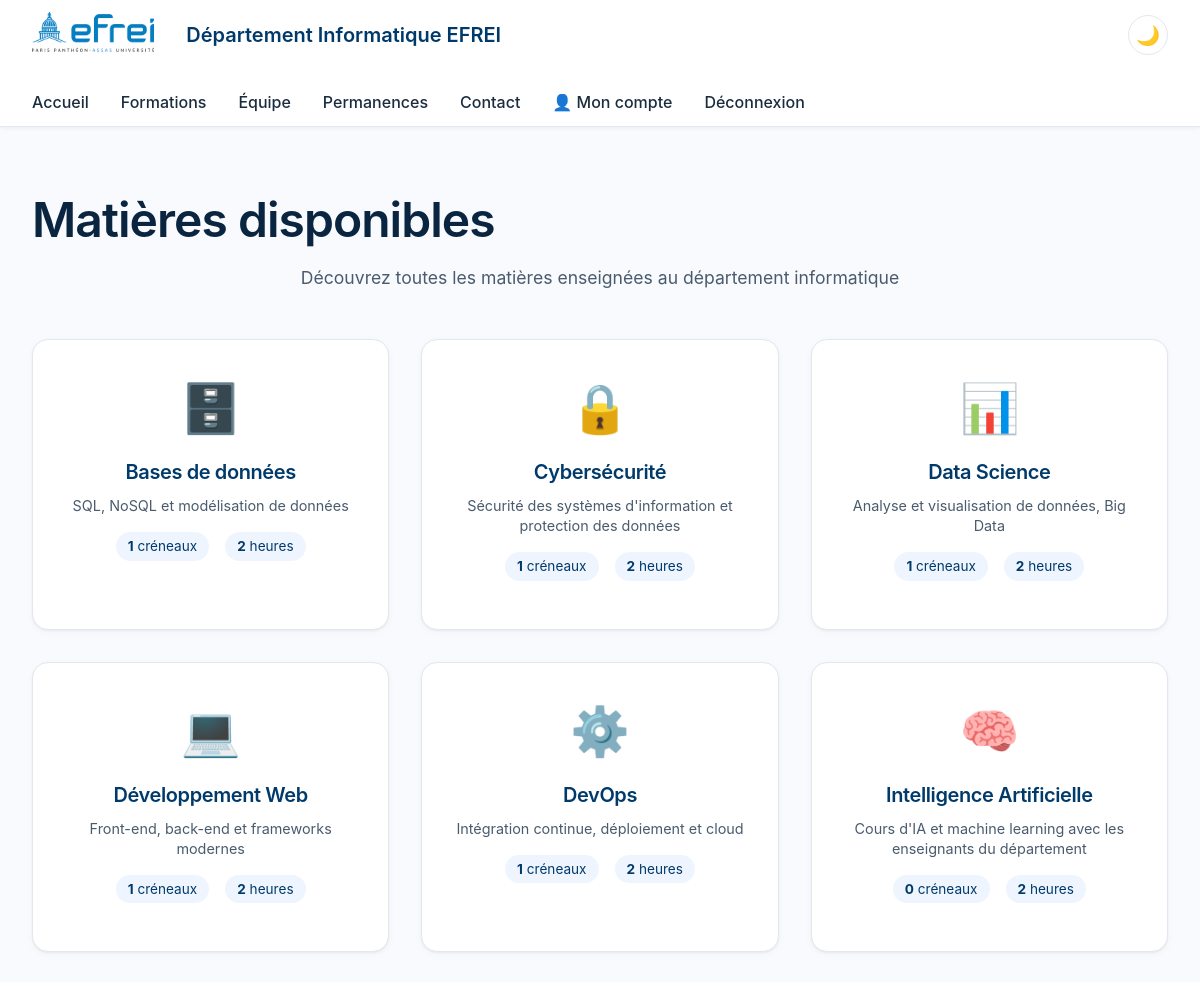
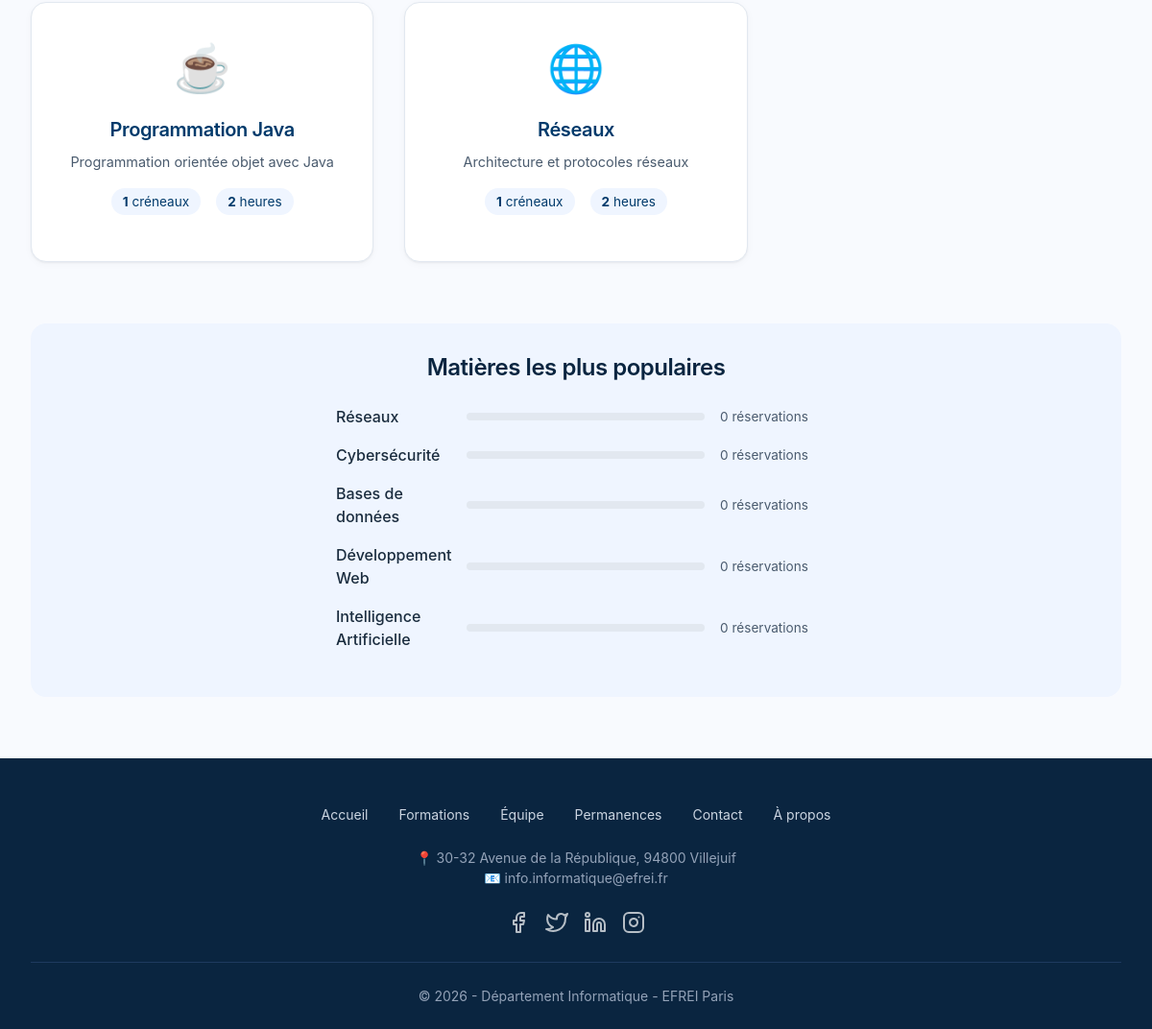
The page /matieres.php (signed in) on the database its author committed (2 pictures, top to bottom).
### tables this page shows
CREATE TABLE matiere (
    id INT AUTO_INCREMENT PRIMARY KEY,
    nom VARCHAR(100) NOT NULL UNIQUE,
    description TEXT
);

### matieres.php (the view, shortened to what this page needs)
<?php
$pdo = getDBConnection();
$stmt = $pdo->query("SELECT * FROM matiere ORDER BY nom");
$matieres = $stmt->fetchAll();
foreach ($matieres as $key => $matiere) {
    $stmt = $pdo->prepare("
        SELECT COUNT(*) as nb_creneaux
        FROM creneau
        WHERE matiere_id = ? AND dateheure_debut > NOW()
    ");
    $stmt->execute([$matiere['id']]);
    $matieres[$key]['nb_creneaux'] = $stmt->fetch()['nb_creneaux'];
    $stmt = $pdo->prepare("
        SELECT SUM(TIMESTAMPDIFF(HOUR, dateheure_debut, dateheure_fin)) as total_heures
        FROM creneau
        WHERE matiere_id = ?
    ");
    $stmt->execute([$matiere['id']]);
    $matieres[$key]['total_heures'] = $stmt->fetch()['total_heures'] ?? 0;
}
$stmt = $pdo->query("
    SELECT m.id, m.nom, COUNT(r.id) as nb_reservations
    FROM matiere m
    LEFT JOIN reservation r ON m.id = r.matiere_id
    GROUP BY m.id
    ORDER BY nb_reservations DESC
    LIMIT 5
");
$matieresPopulaires = $stmt->fetchAll();
?>
<!DOCTYPE html>
<html lang="fr">
<head>
    <link rel="stylesheet" href="assets/css/style.css">
    <link rel="stylesheet" href="assets/css/responsive.css">
    <link rel="stylesheet" href="assets/css/dark-mode.css">
</head>
<body>
    <?php include 'includes/header.php'; ?>
    <main>
        <section class="matieres-section">
            <div class="container">
                <h1>Matières disponibles</h1>
                <p class="section-subtitle">Découvrez toutes les matières enseignées au département informatique</p>
                <?php if (empty($matieres)): ?>
                    <p>Aucune matière disponible pour le moment.</p>
                <?php else: ?>
                    <div class="matieres-grid">
                        <?php foreach ($matieres as $m): ?>
                            <div class="matiere-card">
                                <div class="matiere-icon">
                                    <?php
                                    $icon = '📘';
                                    if (strpos($m['nom'], 'Intelligence') !== false) $icon = '🧠';
                                    elseif (strpos($m['nom'], 'Cyber') !== false) $icon = '🔒';
                                    elseif (strpos($m['nom'], 'Data') !== false) $icon = '📊';
                                    elseif (strpos($m['nom'], 'Web') !== false) $icon = '💻';
                                    elseif (strpos($m['nom'], 'Réseaux') !== false) $icon = '🌐';
                                    elseif (strpos($m['nom'], 'Java') !== false) $icon = '☕';
                                    elseif (strpos($m['nom'], 'Base') !== false) $icon = '🗄️';
                                    elseif (strpos($m['nom'], 'DevOps') !== false) $icon = '⚙️';
                                    echo $icon;
                                    ?>
                                </div>
                                <h3><?= htmlspecialchars($m['nom']) ?></h3>
                                <p class="matiere-description"><?= htmlspecialchars($m['description']) ?></p>
                                <div class="matiere-stats">
                                    <span class="stat">
                                        <strong><?= $m['nb_creneaux'] ?></strong> créneaux
                                    </span>
                                    <span class="stat">
                                        <strong><?= $m['total_heures'] ?></strong> heures
                                    </span>
                                </div>
                            </div>
                        <?php endforeach; ?>
                    </div>
                    <?php if (!empty($matieresPopulaires)): ?>
                    <div class="matieres-populaires">
                        <h2>Matières les plus populaires</h2>
                        <div class="popular-list">
                            <?php foreach ($matieresPopulaires as $mp): ?>
                                <div class="popular-item">
                                    <span class="popular-name"><?= htmlspecialchars($mp['nom']) ?></span>
                                    <div class="popular-bar">
                                    </div>
                                    <span class="popular-count"><?= $mp['nb_reservations'] ?> réservations</span>
                                </div>
                            <?php endforeach; ?>
                        </div>
                    </div>
                    <?php endif; ?>
                <?php endif; ?>
            </div>
        </section>
    </main>
    <?php include 'includes/footer.php'; ?>
</body>
</html>

### assets/css/style.css (style rules this page uses)
*, *::before, *::after { margin: 0; padding: 0; box-sizing: border-box; }
html { scroll-behavior: smooth; font-size: 16px; }
body { font-family: 'Inter', -apple-system, BlinkMacSystemFont, 'Segoe UI', Roboto, Helvetica, Arial, sans-serif; line-height: 1.5; color: #1A2C3E; background-color: #FFFFFF; overflow-x: hidden; }
:root { --bleu-efrei: #003A6B; --bleu-efrei-light: #EFF5FF; --bleu-accent: #0066CC; --gris-texte: #4A5B6E; --gris-bordure: #E2E8F0; --blanc: #FFFFFF; --ombre-legere: 0 4px 6px -2px rgba(0, 0, 0, 0.05), 0 2px 4px -1px rgba(0, 0, 0, 0.02); --ombre-moyenne: 0 10px 15px -3px rgba(0, 0, 0, 0.05), 0 4px 6px -2px rgba(0, 0, 0, 0.025); }
h1, h2, h3 { font-weight: 600; line-height: 1.2; letter-spacing: -0.02em; color: #0A2540; }
h1 { font-size: 3rem; margin-bottom: 1rem; }
h2 { font-size: 2rem; margin-bottom: 2rem; text-align: center; }
h3 { font-size: 1.25rem; margin-bottom: 0.5rem; }
.container { max-width: 1280px; margin: 0 auto; padding: 0 2rem; }
section { padding: 4rem 0; border-bottom: 1px solid var(--gris-bordure); }
section:last-child { border-bottom: none; }
.section-subtitle { text-align: center; color: var(--gris-texte); margin-bottom: 3rem; font-size: 1.1rem; }
.matieres-grid { display: grid; grid-template-columns: repeat(auto-fill, minmax(280px, 1fr)); gap: 2rem; margin-bottom: 4rem; }
.matiere-card { background: var(--blanc); border-radius: 1rem; padding: 2rem; text-align: center; border: 1px solid var(--gris-bordure); transition: all 0.3s ease; }
.matiere-icon { font-size: 3rem; margin-bottom: 1rem; }
.matiere-card h3 { font-size: 1.25rem; margin-bottom: 0.75rem; color: var(--bleu-efrei); }
.matiere-description { color: var(--gris-texte); font-size: 0.9rem; margin-bottom: 1rem; line-height: 1.4; }
.matiere-stats { display: flex; justify-content: center; gap: 1rem; margin: 1rem 0; font-size: 0.85rem; }
.matiere-stats .stat { background: var(--bleu-efrei-light); padding: 0.25rem 0.75rem; border-radius: 20px; color: var(--bleu-efrei); }
.matieres-populaires { background: var(--bleu-efrei-light); border-radius: 1rem; padding: 2rem; margin-top: 2rem; }
.matieres-populaires h2 { text-align: center; margin-bottom: 1.5rem; font-size: 1.5rem; }
.popular-list { max-width: 500px; margin: 0 auto; }
.popular-item { display: flex; align-items: center; gap: 1rem; margin-bottom: 1rem; }
.popular-name { width: 120px; font-weight: 500; }
.popular-bar { flex: 1; height: 8px; background: var(--gris-bordure); border-radius: 4px; overflow: hidden; }
.popular-count { width: 100px; font-size: 0.85rem; color: var(--gris-texte); }
body { background-color: #F8FAFE; }
.card, .teacher-card, .team-member, .dashboard-card, .creneau-card, .course-card, .matiere-card, .login-container, .register-container, .agenda-content { background: #FFFFFF; box-shadow: 0 2px 8px rgba(0, 0, 0, 0.03), 0 1px 2px rgba(0, 0, 0, 0.05); }
.filters-section, .stats-section, .partners-section, .matieres-populaires, .mes-reservations-dashboard { background: var(--bleu-efrei-light); }

### rows shown on the page
matiere: nom "🗄️", nom "Bases de données", description "SQL, NoSQL et modélisation de données", nb_creneaux "1", total_heures "2", nb_reservations "0"
matiere: nom "🔒", nom "Cybersécurité", description "Sécurité des systèmes d'information et protection des données", nb_creneaux "1", id "2", nb_reservations "0"
matiere: nom "📊", nom "Data Science", description "Analyse et visualisation de données, Big Data", nb_creneaux "1", total_heures "2"
matiere: nom "💻", nom "Développement Web", description "Front-end, back-end et frameworks modernes", nb_creneaux "1", total_heures "2", nb_reservations "0"
matiere: nom "⚙️", nom "DevOps", description "Intégration continue, déploiement et cloud", nb_creneaux "1", total_heures "2"
matiere: nom "🧠", nom "Intelligence Artificielle", description "Cours d'IA et machine learning avec les enseignants du département", nb_creneaux "0", total_heures "2", nb_reservations "0"
matiere: nom "☕", nom "Programmation Java", description "Programmation orientée objet avec Java", nb_creneaux "1", total_heures "2"
matiere: nom "🌐", nom "Réseaux", description "Architecture et protocoles réseaux", nb_creneaux "1", total_heures "2", nb_reservations "0"

### other values the page prints
SITE_NAME "Département Informatique EFREI"
